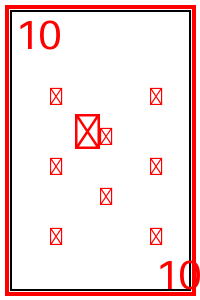
#> input picture cards/10_COPAS.png, 200 x 300 px; its folder holds only this picture in this run
$ python deck_config.py
#> lines starting #> are read from the running program, lines starting #| are printed output that depends on the picture
"""
Configuração do Baralho e Cache de Hashes (pHash + dHash)
Pré-processa as imagens das cartas para identificação ultrarrápida.
Usa combinação de múltiplos hashes para máxima precisão.
"""
import os
import imagehash
from PIL import Image
from typing import Dict, Optional, Tuple
import logging

logging.basicConfig(level=logging.INFO)
logger = logging.getLogger(__name__)

class DeckDatabase:
    def __init__(self, cards_dir: str = "cards"):
        self.cards_dir = cards_dir
        self.hash_map: Dict[str, dict] = {}  # combined_hash -> metadata
        self.load_deck()

    def _compute_combined_hash(self, img: Image.Image) -> str:
        """Calcula hash combinado (pHash + dHash + aHash) para máxima precisão."""
        phash = imagehash.phash(img, hash_size=8)
        dhash = imagehash.dhash(img, hash_size=8)
        ahash = imagehash.average_hash(img, hash_size=8)
        # Combina os três hashes em uma string única
        return f"{str(phash)}_{str(dhash)}_{str(ahash)}"

    # [15 lines left out: function _compute_distance, not called in this run]

    def load_deck(self):
        """Carrega todas as cartas da pasta e calcula seus hashes combinados."""
        if not os.path.exists(self.cards_dir):
            logger.warning(f"Diretório {self.cards_dir} não encontrado. Crie-o e adicione as imagens das cartas.")
            return

        files = [f for f in os.listdir(self.cards_dir) if f.lower().endswith(('.png', '.jpg', '.jpeg'))]

        if not files:
            logger.warning(f"Nenhuma imagem de carta encontrada em {self.cards_dir}")
            return

        logger.info(f"Processando {len(files)} cartas...")

        for filename in sorted(files):
            filepath = os.path.join(self.cards_dir, filename)
            try:
                # Extrair metadados do nome do arquivo (ex: AS_COPAS.png -> valor=AS, naipe=COPAS)
                name_without_ext = os.path.splitext(filename)[0]
                parts = name_without_ext.split('_')

                if len(parts) >= 2:
                    valor = parts[0]
                    # Caso especial para CORINGA
                    if valor == "CORINGA":
                        naipe = "CORINGA"
                    else:
                        naipe = '_'.join(parts[1:])
                else:
                    valor = name_without_ext
                    naipe = "DESCONHECIDO"

                # Carregar imagem e calcular hash combinado
                img = Image.open(filepath).convert('L')  # Escala de cinza
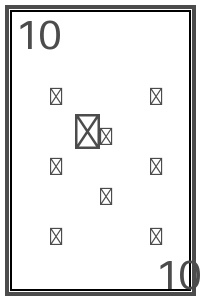
#> img: PIL image 200x300 L; min 0, max 255, mean 230.1
                combined_hash = self._compute_combined_hash(img)

                # Armazenar no mapa
                self.hash_map[combined_hash] = {
                    "id": name_without_ext,
                    "filename": filename,
                    "valor": valor,
                    "naipe": naipe,
                    "path": filepath,
                    "hash": combined_hash
                }

                logger.debug(f"Carta carregada: {filename} -> Hash: {combined_hash[:30]}...")

            except Exception as e:
                logger.error(f"Erro ao processar {filename}: {str(e)}")

        logger.info(f"Baralho carregado com sucesso: {len(self.hash_map)} cartas registradas.")

    # [34 lines left out: function identify_card, not called in this run]

# Instância global para uso no servidor
deck_db = DeckDatabase()
#> (the call stopped at in _compute_combined_hash, `phash = imagehash.phash(img, hash_size=8)`: imagehash is not available in this run)

$ run again, on cards/2_COPAS.png
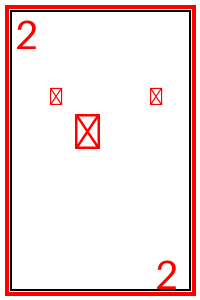
#> input picture cards/2_COPAS.png, 200 x 300 px
#> in load_deck, `img = Image.open(filepath).convert('L')`:
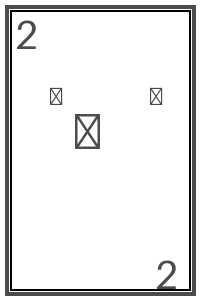
#> img: PIL image 200x300 L; min 0, max 255, mean 232.8
